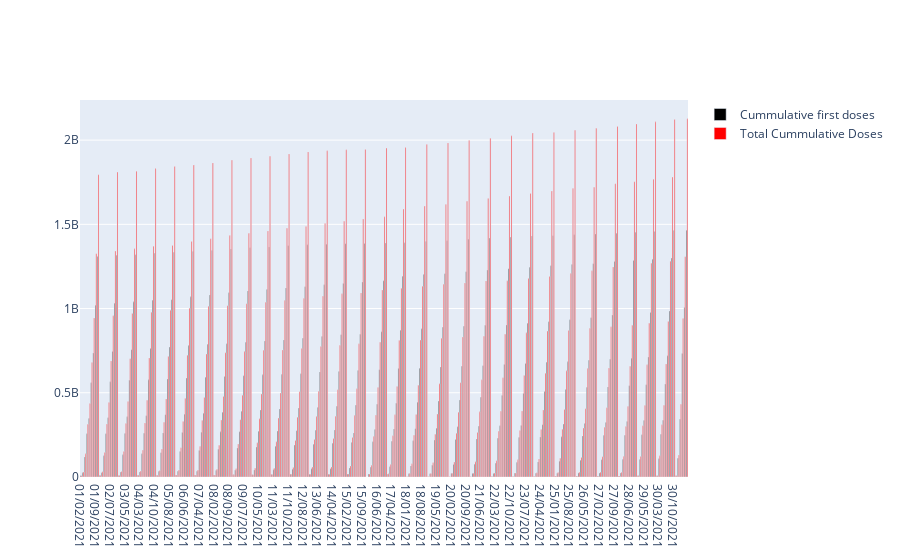

The notebook cell saved with this chart:
### Code cell
df1=pd.read_csv("Data_visu/vaccine_doses_statewise_v2.csv")
df1 = df1.groupby('Vaccinated As of')['First Dose Administered','Second Dose Administered','Total Doses Administered'].sum().reset_index()
print(df1.head())
import plotly.graph_objects as go
fig=go.Figure([go.Bar(name = 'Cummulative first doses',x=df1["Vaccinated As of"],y=df1["First Dose Administered"],marker_color='Black'),go.Bar(name = 'Total Cummulative Doses',x=df1["Vaccinated As of"],y=df1["Total Doses Administered"],marker_color='Red')])
                
##fig.update_layout(title=col, xaxis_title="Time frame", yaxis_title="Total Cummunlative doses ")
fig.show()

### Figure 1 — Plotly figure (JSON) as saved in the notebook; plotly's stock layout.template omitted (floating-point values rounded to 4 significant figures; data arrays with more than 128 entries replaced by an {"elided": "..."} marker saying what was removed)
{"data": [{"marker": {"color": "Black"}, "name": "Cummulative first doses", "type": "bar", "x": {"elided": "287 str values"}, "y": {"elided": "287 int values"}}, {"marker": {"color": "Red"}, "name": "Total Cummulative Doses", "type": "bar", "x": {"elided": "287 str values"}, "y": {"elided": "287 int values"}}], "layout": {}}
